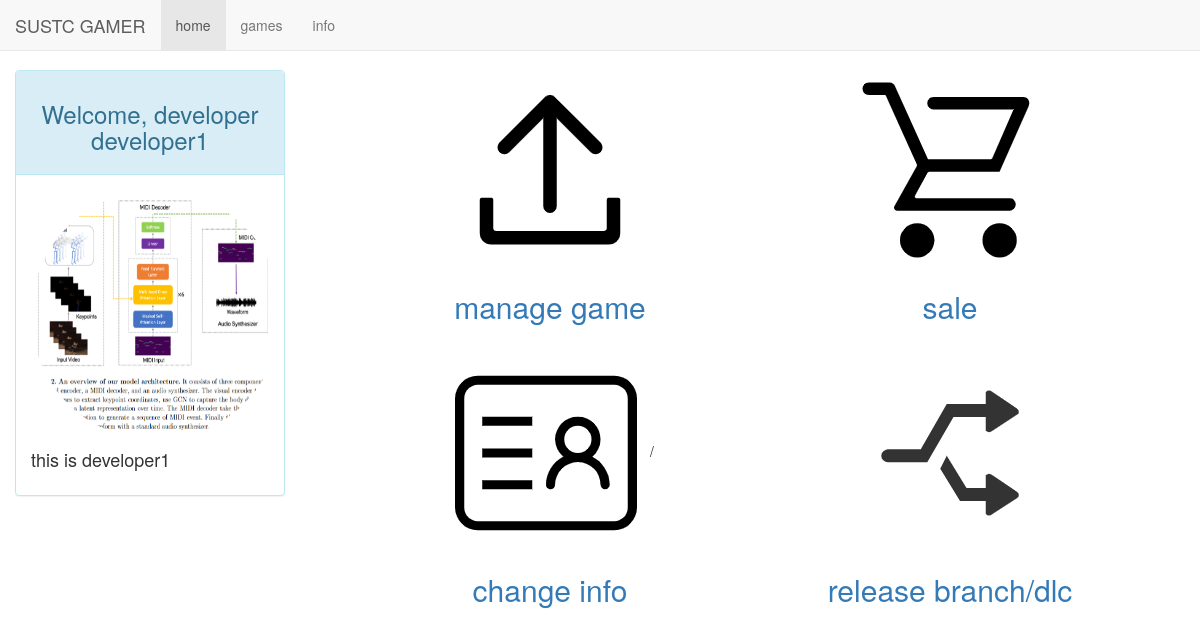
The page /developer/developer1/ on the database its author committed.
### developer/models.py (models this page shows, shortened)
class Developer(models.Model):
    name = models.CharField(max_length=30, primary_key=True)
    password = models.CharField(max_length=30)
    account = models.CharField(max_length=30)
    avatar = models.ImageField(upload_to=user_directory_path, verbose_name='头像', null=True)
    introduction = models.CharField(max_length=300)
    create_date = models.DateTimeField().auto_now
    class Meta:
            ordering = ['account']

### developer/views.py (the view)
# urls.py: path('<str:developer_pk>/', views.home, name='developer_home'),
def home(request, developer_pk):
    context = {}
    context['developer'] = get_object_or_404(Developer, pk=developer_pk)
    return render(request, 'developer/developer_home.html', context)

### developer/templates/developer/developer_home.html (shortened to what this page needs)
{% extends 'developer/base.html' %}
{% load static %}
{% block header_extends %}
    <link rel="stylesheet" href="{% static 'home.css' %}">
{% endblock %}
{% block nav_home_active %}active{% endblock %}
{% block content %}
    <div class="col-lg-3 col-lg-offset-1" style="text-align: center">
        <img src="{% static '/pic/upload.png' %}" height="200" width="200" alt="">
        <br>
        <h2><a href="{% url 'developer_games' developer.pk %}">manage game</a></h2><br>
        <img src="{% static '/pic/info.png' %}" height="200" width="200" alt="">
        /<br>
        <h2><a href="{% url 'developer_change_info' developer.pk %}">change info</a></h2>
    </div>
    <div class="col-lg-3 col-lg-offset-1" style="text-align: center">
        <img src="{% static '/pic/sale.png' %}" height="200" width="200" alt="">
        <br>
        <h2><a href="{% url 'set_discount' developer.pk %}">sale</a></h2><br>
        <img src="{% static '/pic/release.png' %}" height="200" width="200" alt="">
        <br>
        <h2><a>release branch/dlc</a></h2>
    </div>
{% endblock %}

### developer/templates/developer/base.html (shortened to what this page needs)
{% load static %}
<!DOCTYPE html>
<html lang="zh-CN">
<head>
    <link rel="stylesheet" href="{% static 'base.css' %}">
    <link rel="stylesheet" href="{% static 'bootstrap-3.3.7/css/bootstrap.min.css' %}">
    {% block header_extends %}{% endblock %}
</head>
<body>
<div class="navbar navbar-default navbar-fixed-top" role="navigation">
    <div class="container-fluid">
        <div class="navbar-header">
            <a class="navbar-brand" href="{% url 'developer_home' developer.pk  %}">SUSTC GAMER</a>
        </div>
        <div id="navbar-collapse" class="collapse navbar-collapse">
            <ul class="nav navbar-nav">
                <li class="{%block nav_home_active %}{% endblock %}">
                    <a href="{% url 'developer_home' developer.pk %}">home</a>
                </li>
                <li class="{%block nav_games_active %}{% endblock %}">
                    <a href="{% url 'developer_games' developer.pk %}">games</a>
                </li>
                <li class="{%block nav_info_active %}{% endblock %}">
                    <a href="{% url 'developer_change_info' developer.pk %}">info</a>
                </li>
            </ul>
        </div>
    </div>
</div>
<div class="container-fluid">
    <div class="row">
        <div class="col-lg-3">
            <div class="panel panel-info">
                <div class="panel-heading" style="text-align: center">
                    <h3>Welcome, developer {{ developer.name }}</h3>
                </div>
                <div class="panel-body">
                    <img src="{{ developer.avatar.url|default_if_none:'C:\Users\25328\Pictures\timg.jpg' }}" height="250" width="250" alt="" class="img-circle">
                    <br>
                    <h4>{{ developer.introduction }}</h4>
                </div>
            </div>
        </div>
        {% block content %}{% endblock %}
    </div>
</div>
</body>
</html>

### static/base.css (style rules this page uses)
* { margin: 0; padding: 0; }
body { margin-top: 70px!important; }

### rows shown on the page
Developer: name "developer1", avatar (picture), introduction "this is developer1"
